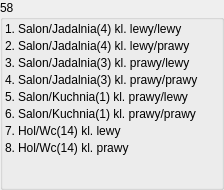
   <widget class="QGroupBox" name="groupBox_4">
    <property name="geometry">
     <rect>
      <x>440</x>
      <y>650</y>
      <width>224</width>
      <height>190</height>
     </rect>
    </property>
    <property name="maximumSize">
     <size>
      <width>225</width>
      <height>190</height>
     </size>
    </property>
    <property name="title">
     <string>58</string>
    </property>
    <layout class="QFormLayout" name="formLayout_2">
     <property name="horizontalSpacing">
      <number>3</number>
     </property>
     <property name="verticalSpacing">
      <number>3</number>
     </property>
     <property name="leftMargin">
      <number>2</number>
     </property>
     <property name="topMargin">
      <number>2</number>
     </property>
     <property name="rightMargin">
      <number>2</number>
     </property>
     <property name="bottomMargin">
      <number>2</number>
     </property>
     <item row="0" column="0">
      <widget class="QLabel" name="label_145">
       <property name="text">
        <string>1.</string>
       </property>
      </widget>
     </item>
     <item row="0" column="1">
      <widget class="QLabel" name="label_146">
       <property name="text">
        <string>Salon/Jadalnia(4) kl. lewy/lewy</string>
       </property>
      </widget>
     </item>
     <item row="1" column="0">
      <widget class="QLabel" name="label_147">
       <property name="text">
        <string>2.</string>
       </property>
      </widget>
     </item>
     <item row="1" column="1">
      <widget class="QLabel" name="label_148">
       <property name="text">
        <string>Salon/Jadalnia(4) kl. lewy/prawy</string>
       </property>
      </widget>
     </item>
     <item row="2" column="0">
      <widget class="QLabel" name="label_150">
       <property name="text">
        <string>3.</string>
       </property>
      </widget>
     </item>
     <item row="2" column="1">
      <widget class="QLabel" name="label_149">
       <property name="text">
        <string>Salon/Jadalnia(3) kl. prawy/lewy</string>
       </property>
      </widget>
     </item>
     <item row="3" column="0">
      <widget class="QLabel" name="label_151">
       <property name="text">
        <string>4.</string>
       </property>
      </widget>
     </item>
     <item row="3" column="1">
      <widget class="QLabel" name="label_152">
       <property name="text">
        <string>Salon/Jadalnia(3) kl. prawy/prawy</string>
       </property>
      </widget>
     </item>
     <item row="4" column="0">
      <widget class="QLabel" name="label_153">
       <property name="text">
        <string>5.</string>
       </property>
      </widget>
     </item>
     <item row="4" column="1">
      <widget class="QLabel" name="label_155">
       <property name="text">
        <string>Salon/Kuchnia(1) kl. prawy/lewy</string>
       </property>
      </widget>
     </item>
     <item row="5" column="0">
      <widget class="QLabel" name="label_157">
       <property name="text">
        <string>6.</string>
       </property>
      </widget>
     </item>
     <item row="5" column="1">
      <widget class="QLabel" name="label_156">
       <property name="text">
        <string>Salon/Kuchnia(1) kl. prawy/prawy</string>
       </property>
      </widget>
     </item>
     <item row="6" column="0">
      <widget class="QLabel" name="label_159">
       <property name="text">
        <string>7.</string>
       </property>
      </widget>
     </item>
     <item row="6" column="1">
      <widget class="QLabel" name="label_158">
       <property name="text">
        <string>Hol/Wc(14) kl. lewy</string>
       </property>
      </widget>
     </item>
     <item row="7" column="0">
      <widget class="QLabel" name="label_161">
       <property name="text">
        <string>8.</string>
       </property>
      </widget>
     </item>
     <item row="7" column="1">
      <widget class="QLabel" name="label_160">
       <property name="text">
        <string>Hol/Wc(14) kl. prawy</string>
       </property>
      </widget>
     </item>
    </layout>
   </widget>
